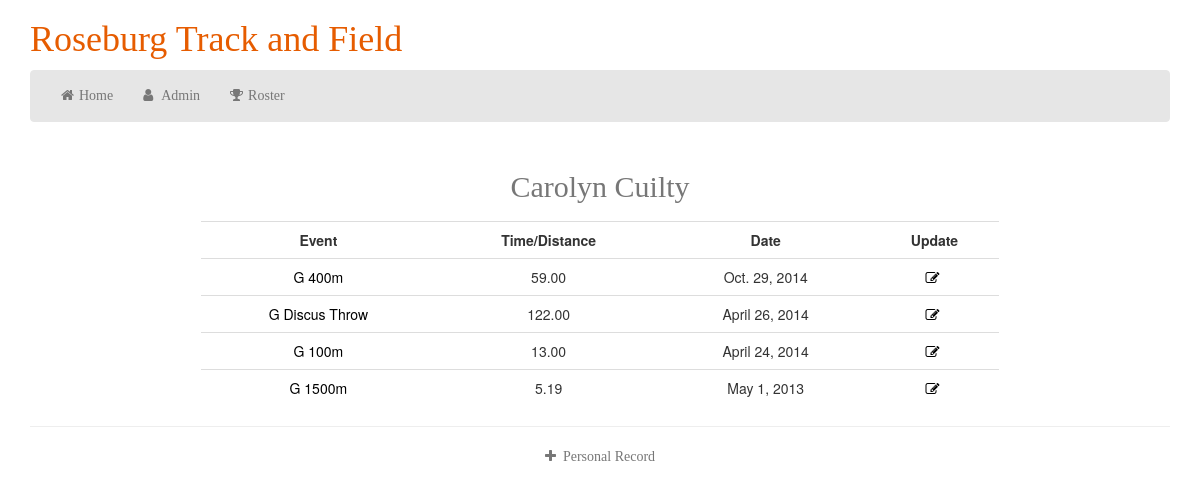
/track/1/, run on the app's committed database.
### track/models.py (models this page shows, shortened)
class Athlete(models.Model):
	FRESHMAN = 'FR'
	SOPHOMORE = 'SO'
	JUNIOR = 'JR'
	SENIOR = 'SR'
	CHOICES = (
		(FRESHMAN, 'Freshman'),
		(SOPHOMORE, 'Sophomore'),
		(JUNIOR, 'Junior'),
		(SENIOR, 'Senior'),
	)
	BOY = 'B'
	GIRL = 'G'
	OPTIONS = (
		(BOY, 'Boy'),
		(GIRL, 'Girl'),
	)
	gender = models.CharField(max_length=1, choices=OPTIONS, null=False)
	year = models.CharField(max_length=2, choices=CHOICES, default=FRESHMAN)
	first_name = models.CharField(max_length=20, null=False)
	last_name = models.CharField(max_length=20, null=False)
	class Meta:
		unique_together = ('first_name', 'last_name')

class Record(models.Model):
	event_name = models.ForeignKey(Event, default=1)
	athlete = models.ForeignKey(Athlete, default=1)
	time_dist = models.DecimalField('Time/Distance', decimal_places=2, max_digits=5)
	date = models.DateField()
	class Meta:
		unique_together = ('event_name', 'athlete')

class Event(models.Model):
	def __str__(self):
		return (self.gender + ' ' + self.event_name)
	BOYS = 'B'
	GIRLS = 'G'
	CHOICES = (
		(BOYS, 'Boys'),
		(GIRLS, 'Girls'),
	)
	gender = models.CharField(max_length=1, choices=CHOICES, null=False)
	event_name = models.CharField(max_length=20, null=False)
	class Meta:
		unique_together = ('event_name', 'gender')

### track/views.py (the view)
# urls.py: url(r'^(?P<athlete_id>\d+)/', views.AthleteProfile, name='athlete_profile'),
def AthleteProfile(request, athlete_id):
	records = Record.objects.filter(athlete=athlete_id)
	athlete = Athlete.objects.filter(pk=athlete_id)
	return render(request, 'track/athlete_profile.html', { 'records' : records, 'athlete' : athlete })

### track/templates/track/athlete_profile.html (shortened to what this page needs)
{% load staticfiles %}
<!DOCTYPE html>
  <html>
    <head>
      <link rel="stylesheet"
      href="http://maxcdn.bootstrapcdn.com/bootstrap/3.2.0/css/bootstrap.min.css">
      <link rel="stylesheet"
      href="//maxcdn.bootstrapcdn.com/font-awesome/4.2.0/css/font-awesome.min.css">
      <link rel="stylesheet" type="text/css" href="{% static 'track/base.css' %}" />
      <link rel="stylesheet" type="text/css" href="{% static 'track/profile.css' %}" />
    </head>
  <body>
    <div class="container">
  	  <h1>Roseburg Track and Field</h1>
      <nav class="navbar navbar-default" role="navigation">
        <div class="container-fluid">
          <div>
            <ul class="nav navbar-nav">
              <li><a href="{% url 'track:index' %}"><i class="fa fa-home fa-fw"></i>Home</a></li>
              <li><a href="{% url 'admin:index' %}"><i class="fa fa-user fa-fw"></i>Admin</a></li>
              <li><a href="{% url 'track:athlete_list' %}"><i class="fa fa-trophy fa-fw"></i>Roster</a></li>
            </ul>
          </div>
        </div>
      </nav>
    <table class="table">
      <caption>
        {% for a in athlete %}
          <h2 class="text-center">{{ a.first_name }} {{ a.last_name }}</h2>
        {% endfor %}
      </caption>
      <tr>
        <th class="text-center">Event</th>
        <th class="text-center">Time/Distance</th>
        <th class="text-center">Date</th>
        <th class="text-center">Update</th>
      </tr>
      {% for record in records %}
        <tr>
          <td class="text-center"><a href="{% url 'track:event_profile' record.event_name.id %}">{{ record.event_name }}</a></td>
          <td class="text-center">{{ record.time_dist }}</td>
          <td class="text-center">{{ record.date }}</td>
          <td class="text-center">
            <a href="{% url 'track:record_update_form' pk=record.id %}"><i class="fa fa-edit fa-fw"></i></a>
          </td>
        </tr>
      {% endfor %}
    </table>
    <hr>
    <p class="text-center">
      <a id="add" href="{% url 'track:athlete_create_form' %}">
        <i class="fa fa-plus fa-fw"></i>Personal Record
      </a>
    </p>
    </div>
  </body>
</html>

### track/static/track/base.css (style rules this page uses)
h1 { color: #E65C00; font-family: 'Libre Baskerville', serif; }
h2 { font-family: 'Libre Baskerville', serif; }
p { font-family: 'Libre Baskerville', serif; }
.navbar-default { background-color: #E6E6E6; border-color: #E6E6E6; }
li { color: #000000; font-family: 'Libre Baskerville', serif; }
.table { width: 70%; position: center; margin-left: auto; margin-right: auto; }
a:link { color: #000000; text-decoration: none; }
i { padding-right: 10px; }

### track/static/track/profile.css (style rules this page uses)
#add { color: #777; }

### data on the page
Athlete: first_name "Carolyn", last_name "Cuilty"
Record: event_name "G 400m", time_dist "59.00", date "Oct. 29, 2014"
Record: event_name "G Discus Throw", time_dist "122.00", date "April 26, 2014"
Record: event_name "G 100m", time_dist "13.00", date "April 24, 2014"
Record: event_name "G 1500m", time_dist "5.19", date "May 1, 2013"
